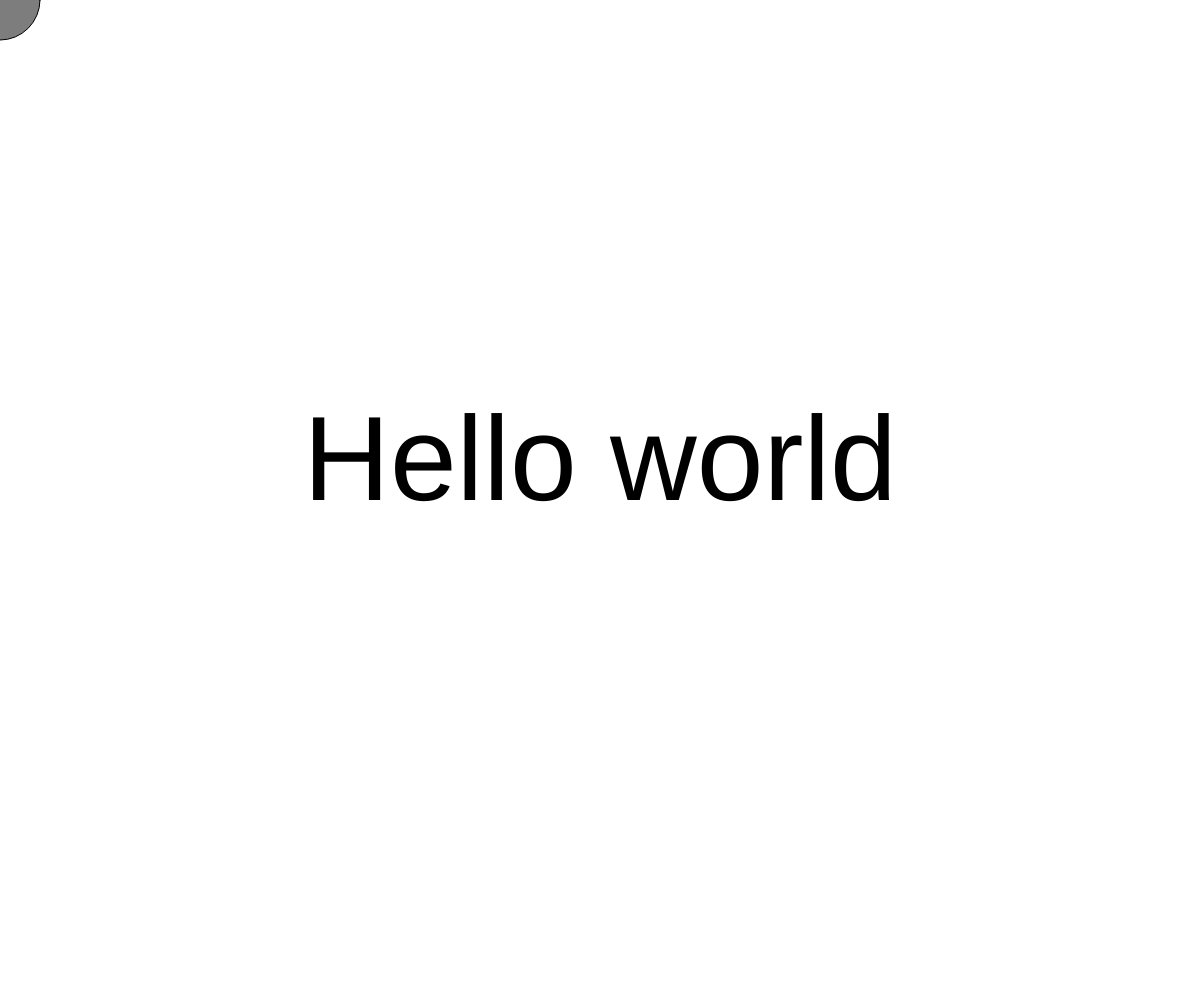
Frame 1 (no input)
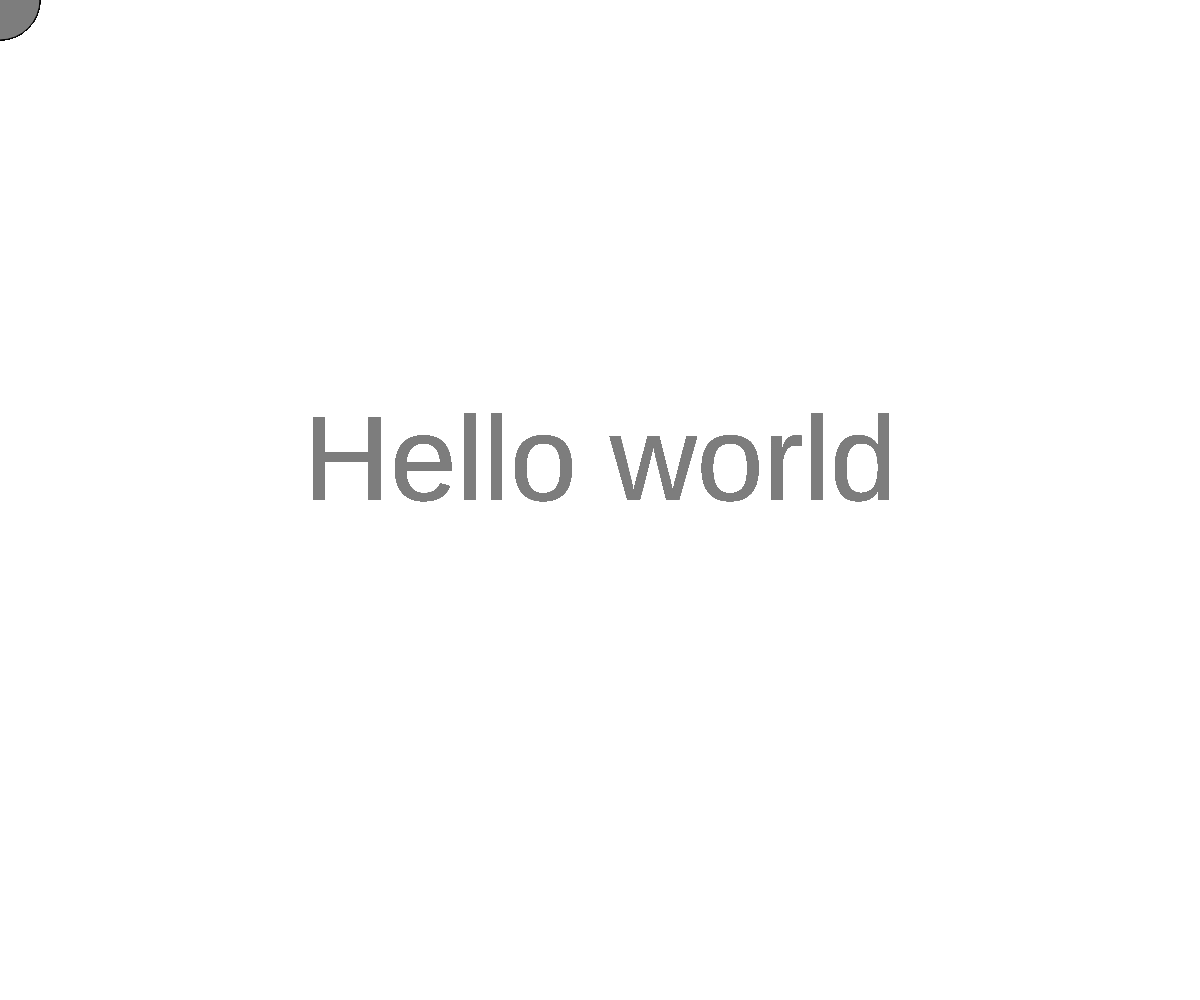
Frame 60 (no input)
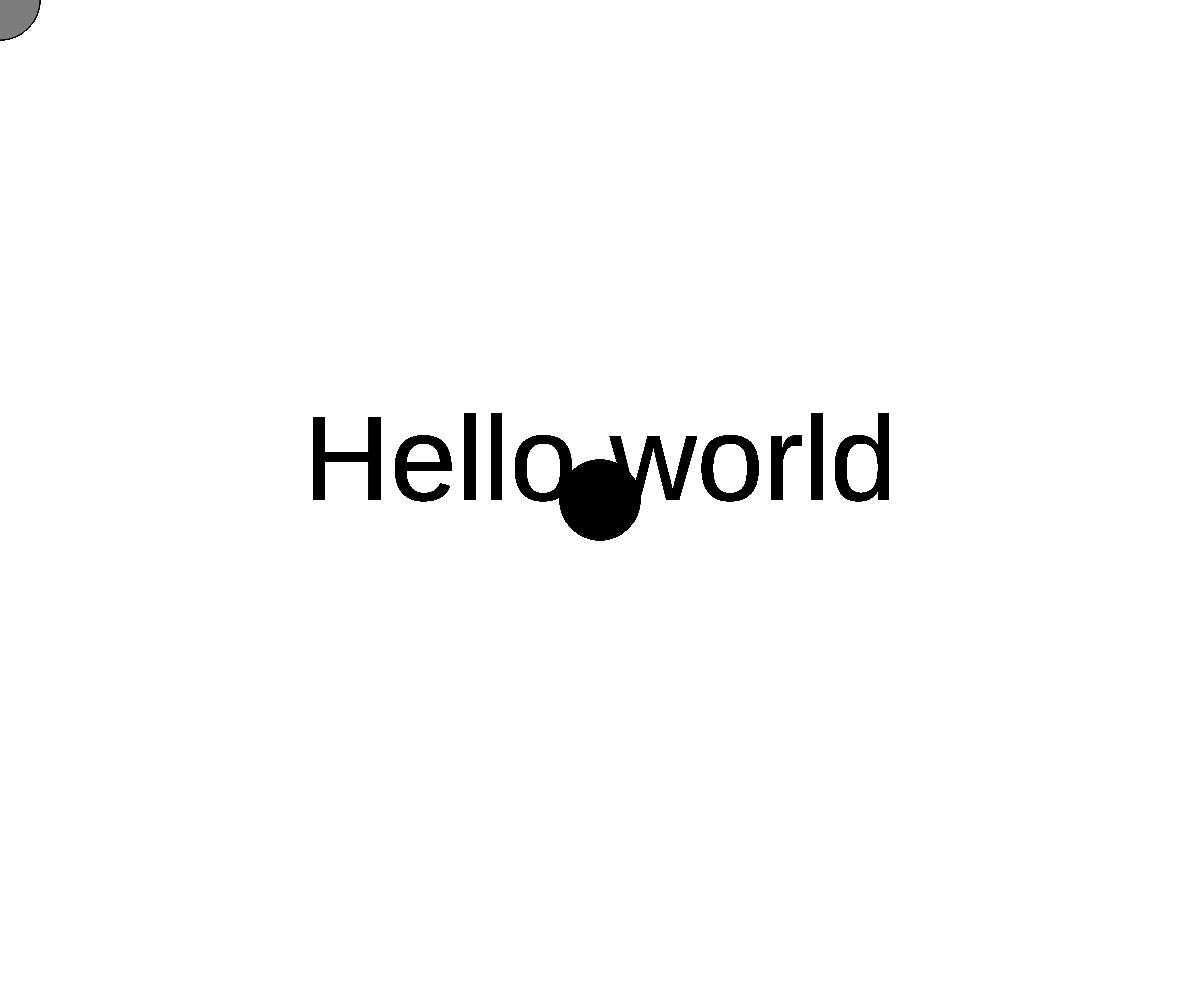
Frame 120 (the mouse pressed at the canvas centre since frame 60)

The p5.js sketch that drew these frames (run headless with seeded random() and noise() and a simulated clock; from frame 60 on, the mouse is pressed at the canvas centre):

// p5.js sketch
// ── sketch.js
const width = window.innerWidth;
const height = window.innerHeight;

function setup() {
  createCanvas(width, height);
  textSize(width / 10);
}

function draw() {
  textAlign(CENTER);
  text('Hello world', width/2, height/2);

  if (mouseIsPressed) {
    fill(0);
  } else {
    fill(125);
  }
  ellipse(mouseX, mouseY, 80, 80);
}
